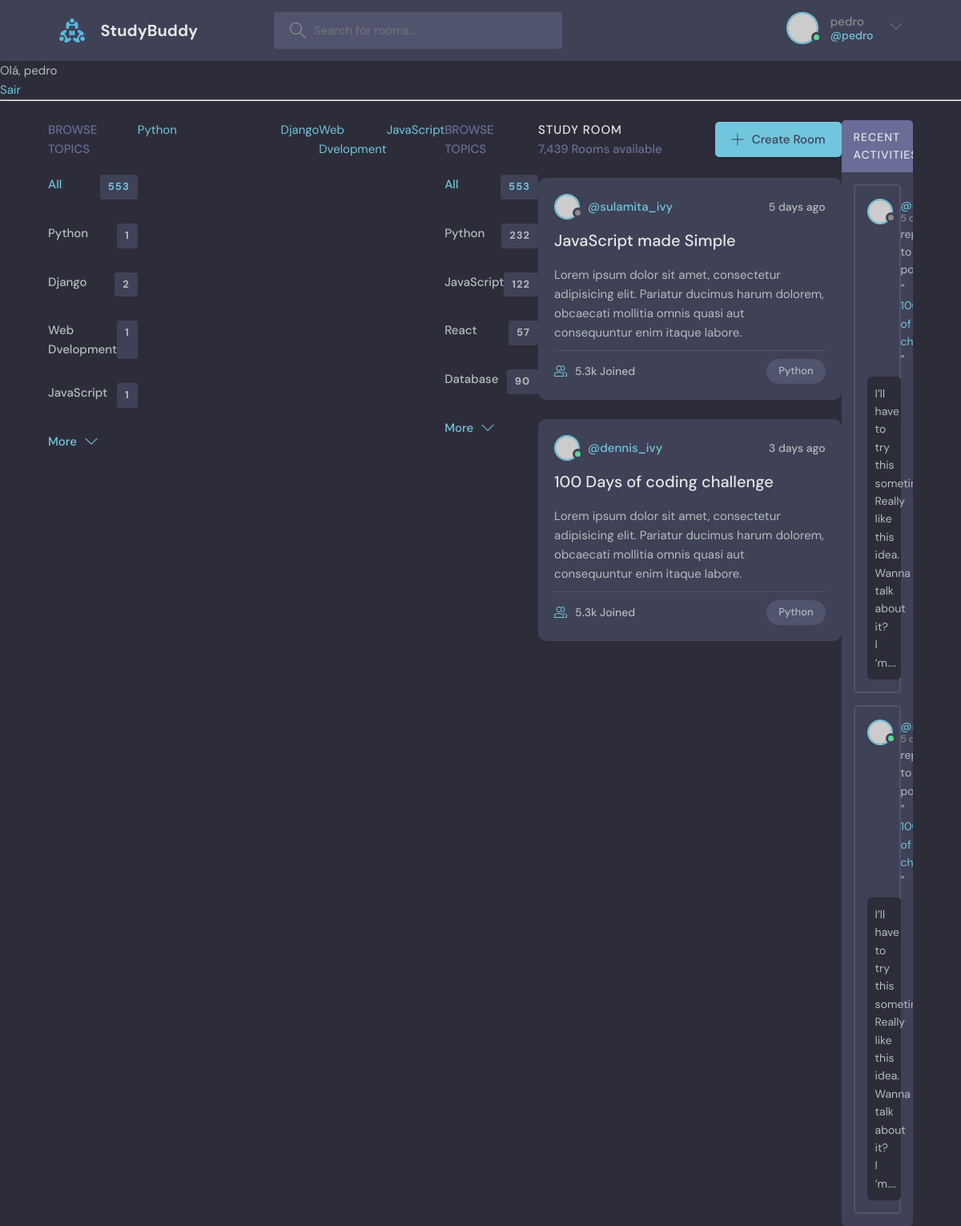
The app's page / (signed in) with its own data.
### base/models.py (models this page shows, shortened)
class  Topic(models.Model):
    name = models.CharField(max_length=200)

### base/views.py (the view)
# urls.py: path('', views.home, name="home"),
@login_required(login_url='login-pagina')
def home(request):
    q = request.GET.get('q') if request.GET.get('q') != None else ''
    rooms = Room.objects.filter(
        Q(topic__name__icontains=q) |
        Q(name__icontains=q) |
        Q(discription__icontains=q)
        )
    user_rooms = Room.objects.filter(host=request.user)
    num_rooms = user_rooms.count()
    topics = Topic.objects.all()
    room_count = rooms.count()
    room_messages = Message.objects.filter(Q(room__topic__name__icontains=q))
    context = {'rooms':rooms, 'topics':topics, 'room_count':room_count, 'num_rooms':num_rooms, 'room_messages':room_messages}
    return render(request, 'base/home.html', context)

### base/templates/base/home.html (shortened to what this page needs)
{% extends 'main.html' %}
{% block content %}
<main class="layout layout--3">
  <div class="container">
    {% include 'base/topics_component.html' %}
    <div class="topics">
      <div class="topics__header">
        <h2>Browse Topics</h2>
      </div>
      <ul class="topics__list">
        <li>
          <a href="/" class="active">All <span>553</span></a>
        </li>
        <li>
          <a href="/">Python <span>232</span></a>
        </li>
        <li>
          <a href="/">JavaScript <span>122</span></a>
        </li>
        <li>
          <a href="/">React <span>57</span></a>
        </li>
        <li>
          <a href="/">Database <span>90</span></a>
        </li>
      </ul>
      <a class="btn btn--link" href="topics.html">
        More
        <svg version="1.1" xmlns="http://www.w3.org/2000/svg" width="32" height="32" viewBox="0 0 32 32">
          <title>chevron-down</title>
          <path d="M16 21l-13-13h-3l16 16 16-16h-3l-13 13z"></path>
        </svg>
      </a>
    </div>
    <div class="roomList">
      <div class="roomList__header">
        <div>
          <h2>Study Room</h2>
          <p>7,439 Rooms available</p>
        </div>
        <a class="btn btn--main" href="create-room.html">
          <svg version="1.1" xmlns="http://www.w3.org/2000/svg" width="32" height="32" viewBox="0 0 32 32">
            <title>add</title>
            <path
              d="M16.943 0.943h-1.885v14.115h-14.115v1.885h14.115v14.115h1.885v-14.115h14.115v-1.885h-14.115v-14.115z"
            ></path>
          </svg>
          Create Room
        </a>
      </div>
      <div class="roomListRoom">
        <div class="roomListRoom__header">
          <a href="profile.html" class="roomListRoom__author">
            <div class="avatar avatar--small">
              <img src="https://randomuser.me/api/portraits/women/11.jpg" />
            </div>
            <span>@sulamita_ivy</span>
          </a>
          <div class="roomListRoom__actions">
            <span>5 days ago</span>
          </div>
        </div>
        <div class="roomListRoom__content">
          <a href="room.html">JavaScript made Simple</a>
          <p>
            Lorem ipsum dolor sit amet, consectetur adipisicing elit. Pariatur ducimus harum dolorem, obcaecati
            mollitia omnis quasi aut consequuntur enim itaque labore.
          </p>
        </div>
        <div class="roomListRoom__meta">
          <a href="room.html" class="roomListRoom__joined">
            5.3k Joined
          </a>
          <p class="roomListRoom__topic">Python</p>
        </div>
      </div>
      <div class="roomListRoom">
        <div class="roomListRoom__header">
          <a href="profile.html" class="roomListRoom__author">
            <div class="avatar avatar--small active">
              <img src="https://randomuser.me/api/portraits/men/11.jpg" />
            </div>
            <span>@dennis_ivy</span>
          </a>
          <div class="roomListRoom__actions">
            <span>3 days ago</span>
          </div>
        </div>
        <div class="roomListRoom__content">
          <a href="room.html">100 Days of coding challenge</a>
          <p>
            Lorem ipsum dolor sit amet, consectetur adipisicing elit. Pariatur ducimus harum dolorem, obcaecati
            mollitia omnis quasi aut consequuntur enim itaque labore.
          </p>
        </div>
        <div class="roomListRoom__meta">
          <a class="roomListRoom__joined">
            5.3k Joined
          </a>
          <p class="roomListRoom__topic">Python</p>
        </div>
      </div>
    </div>
    <div class="activities">
      <div class="activities__header">
        <h2>Recent Activities</h2>
      </div>
      <div class="activities__box">
        <div class="activities__boxHeader roomListRoom__header">
          <a href="profile.html" class="roomListRoom__author">
            <div class="avatar avatar--small">
              <img src="https://randomuser.me/api/portraits/women/11.jpg" />
            </div>
            <p>
              @sulamita_ivy
              <span>5 days ago</span>
            </p>
          </a>
        </div>
        <div class="activities__boxContent">
          <p>replied to post “<a href="room.html">100 Days of code challenge!</a>”</p>
          <div class="activities__boxRoomContent">
            I’ll have to try this sometime. Really like this idea. Wanna talk about it? I ‘m....
          </div>
        </div>
      </div>
      <div class="activities__box">
        <div class="activities__boxHeader roomListRoom__header">
          <a href="profile.html" class="roomListRoom__author">
            <div class="avatar avatar--small active">
              <img src="https://randomuser.me/api/portraits/men/13.jpg" />
            </div>
            <p>
              @mr_spshuvo
              <span>5 days ago</span>
            </p>
          </a>
        </div>
        <div class="activities__boxContent">
          <p>replied to post “<a href="room.html">100 Days of code challenge!</a>”</p>
          <div class="activities__boxRoomContent">
            I’ll have to try this sometime. Really like this idea. Wanna talk about it? I ‘m....
          </div>
        </div>
      </div>
    </div>
  </div>
</main>
{% endblock content %}

### templates/navbar.html (shortened to what this page needs)
{% load static %}
<header class="header header--loggedIn">
    <div class="container">
      <a href="{% url 'home' %}" class="header__logo">
        <img src="{% static 'images/logo.svg' %}" />
        <h1>StudyBuddy</h1>
      </a>
      <form class="header__search" mathod="GET" action="{% url 'home' %}">
        <label>
          <input name="q" placeholder="Search for rooms..." />
        </label>
      </form>
      <nav class="header__menu">
        {% if request.user.is_authenticated %}
        <div class="header__user">
          <a href="profile.html">
            <div class="avatar avatar--medium active">
              <img src="https://randomuser.me/api/portraits/men/37.jpg" />
            </div>
            <p>{{request.user.username}} <span>@{{request.user.username}}</span></p>
          </a>
          <button class="dropdown-button">
            <svg version="1.1" xmlns="http://www.w3.org/2000/svg" width="32" height="32" viewBox="0 0 32 32">
              <title>chevron-down</title>
              <path d="M16 21l-13-13h-3l16 16 16-16h-3l-13 13z"></path>
            </svg>
          </button>
        </div>
        {% else %}
        <Not Logged In >
        <a href="{% url 'login-pagina' %}">
          <img src="{% static 'images/avatar.svg' %}" />
          <p>Login</p>
        </a>
        {% endif %}
      </nav>
    </div>
  </header>
{% if request.user.is_authenticated %}
<p>Olá, {{request.user}}</a></p>
<a href="{% url 'logout' %}">Sair</a>
{% else %}
<a href="{% url 'login-pagina' %}">Entrar</a>
{% endif %}
<hr>

### base/templates/base/topics_component.html
<div class="topics">
    <div class="topics__header">
      <h2>Browse Topics</h2>
    </div>
    <ul class="topics__list">
      <li>
        <a href="{% url 'home' %}" class="active">All <span>553</span></a>
      </li>
      {% for topic in topics %}
      <li>
        <a href="{% url 'home' %}?q={{topic.name}}">{{topic.name}} <span>{{topic.room_set.all.count}}</span></a>
      </li>
      {% endfor %}
    </ul>
    <a class="btn btn--link" href="topics.html">
      More
      <svg version="1.1" xmlns="http://www.w3.org/2000/svg" width="32" height="32" viewBox="0 0 32 32">
        <title>chevron-down</title>
        <path d="M16 21l-13-13h-3l16 16 16-16h-3l-13 13z"></path>
      </svg>
    </a>
  </div>
{% for topic in topics %}
<div>
    <a href="{% url 'home' %}?q={{topic.name}}">{{topic.name}}</a>
</div>
{% endfor %}

### records on screen
Topic: name "Python", room_set.all.count "1"
Topic: name "Django", room_set.all.count "2"
Topic: name "Web Dvelopment", room_set.all.count "1"
Topic: name "JavaScript", room_set.all.count "1"

### other values on screen
{{ request.user.username }} "pedro"
{{ request.user }} "pedro"
